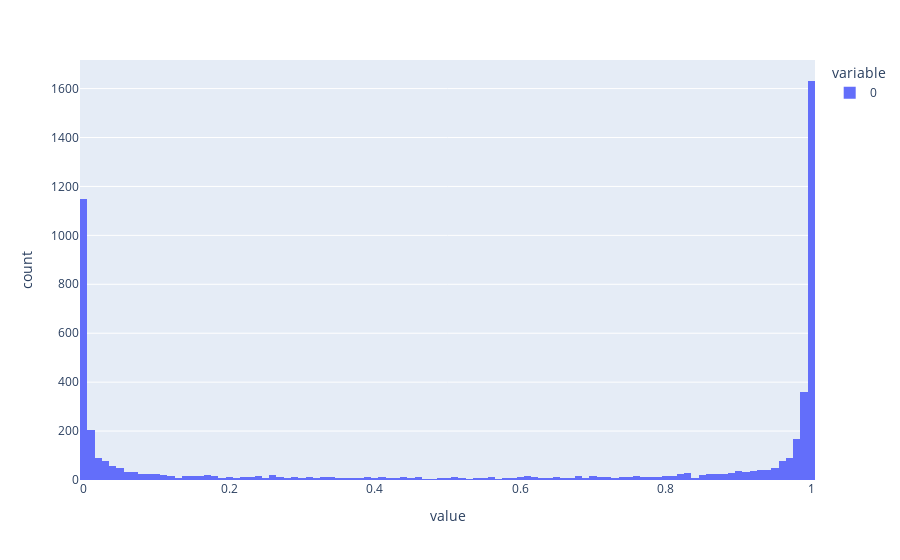

Notebook cell for this chart:
### Code cell
import plotly.express as px

test_features = features[features.index > date_to_timestamp("2025-01-01")]
res = side_model.predict(test_features)

fig = px.histogram(res, nbins=100)
fig.show()

### Figure 1 — Plotly figure (JSON) as saved in the notebook; plotly's stock layout.template omitted (floating-point values rounded to 4 significant figures; data arrays with more than 128 entries replaced by an {"elided": "..."} marker saying what was removed)
{"data": [{"bingroup": "x", "hovertemplate": "variable=0<br>value=%{x}<br>count=%{y}<extra></extra>", "legendgroup": "0", "marker": {"color": "#636efa", "pattern": {"shape": ""}}, "name": "0", "nbinsx": 100, "orientation": "v", "showlegend": true, "type": "histogram", "x": {"elided": "5299 float values"}, "xaxis": "x", "yaxis": "y"}], "layout": {"barmode": "relative", "legend": {"title": {"text": "variable"}, "tracegroupgap": 0}, "margin": {"t": 60}, "xaxis": {"anchor": "y", "domain": [0, 1], "title": {"text": "value"}}, "yaxis": {"anchor": "x", "domain": [0, 1], "title": {"text": "count"}}}}
